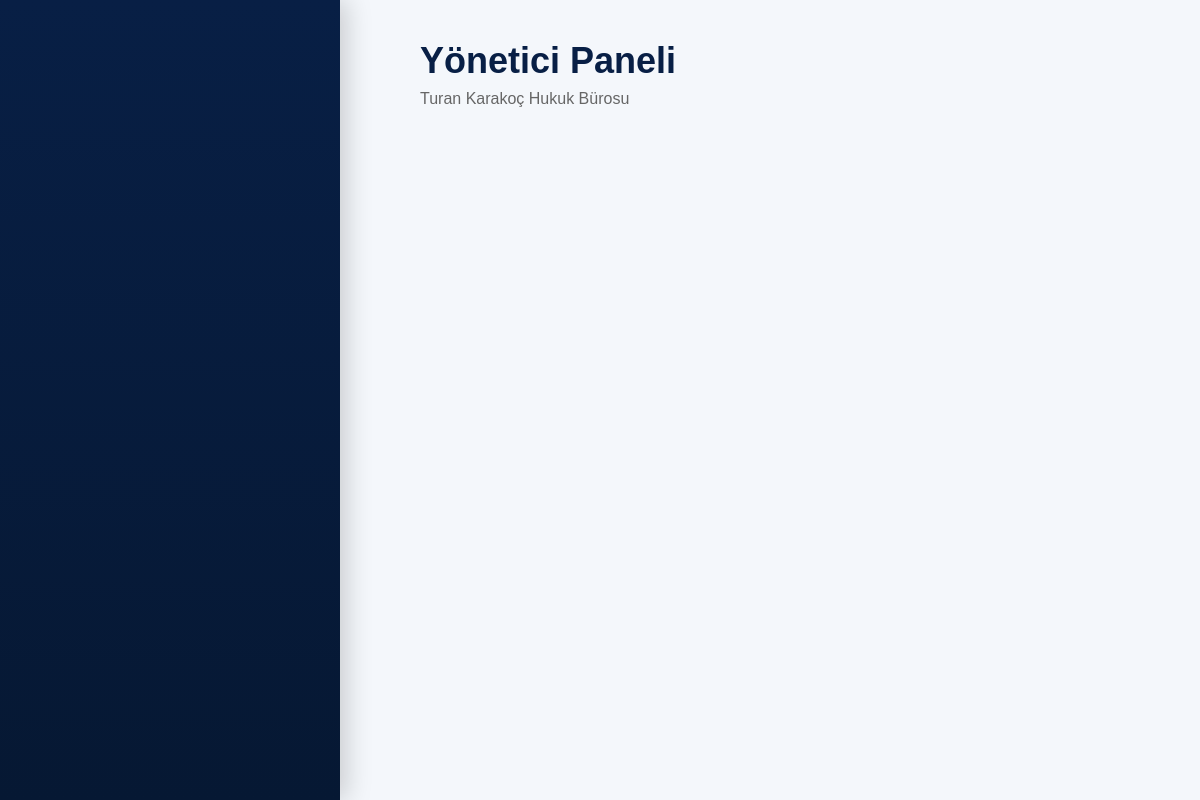
Before: /admin (signed in) with the older database file.
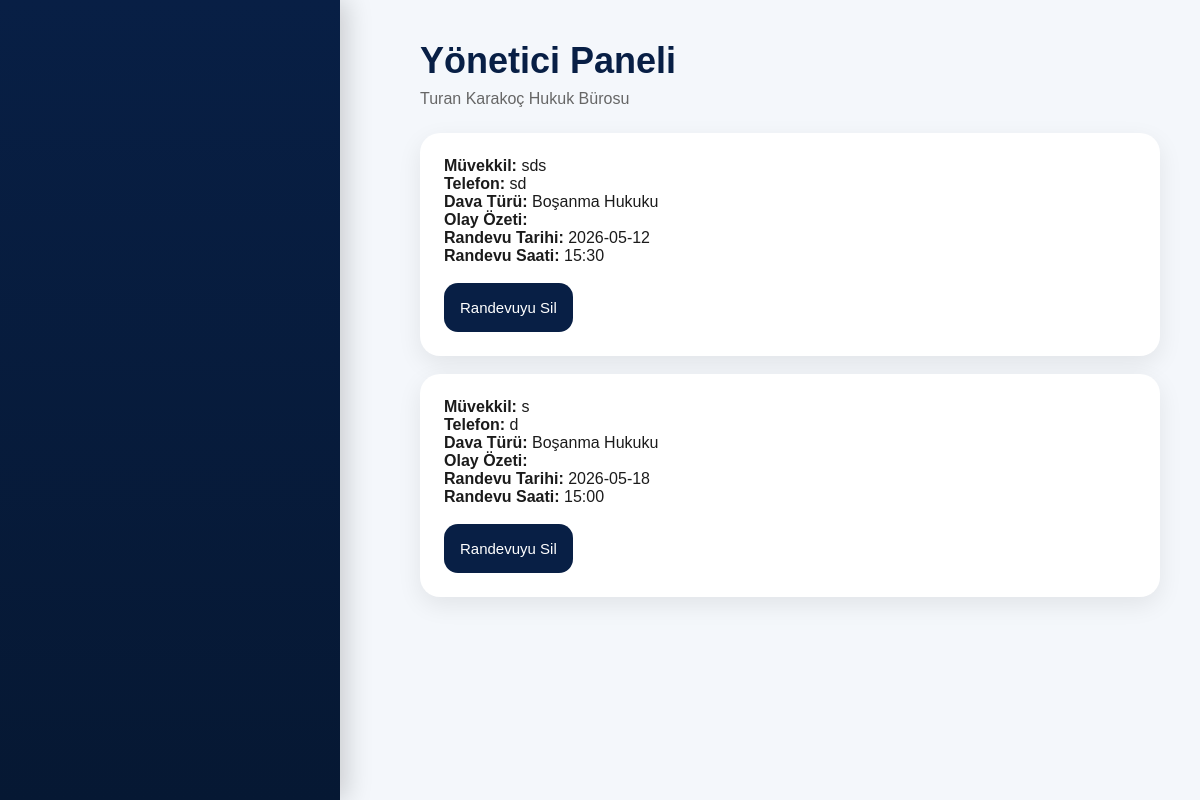
After: the same page with the newer database file.
### tables this page shows
CREATE TABLE appointments (
            id INTEGER PRIMARY KEY AUTOINCREMENT,
            name TEXT NOT NULL,
            phone TEXT NOT NULL,
            case_type TEXT NOT NULL,
            summary TEXT,
            date TEXT NOT NULL,
            time TEXT NOT NULL
        );

### app.py (the view)
@app.route("/admin")
def admin():
    if not session.get("admin"):
        return redirect("/login")
    conn = sqlite3.connect("appointments.db")
    cursor = conn.cursor()
    cursor.execute("SELECT * FROM appointments ORDER BY date, time")
    appointments = cursor.fetchall()
    conn.close()
    return render_template("admin.html", appointments=appointments)

### templates/admin.html (shortened to what this page needs)
<!DOCTYPE html>
<html lang="tr">
<head>
    <link rel="stylesheet" href="{{ url_for('static', filename='style.css') }}">
</head>
<body>
<div class="sidebar"></div>
<div class="container">
    <div class="header">
        <h1>Yönetici Paneli</h1>
        <p>Turan Karakoç Hukuk Bürosu</p>
    </div>
    {% for appt in appointments %}
        <div class="appointment">
            <div><strong>Müvekkil:</strong> {{ appt[1] }}</div>
            <div><strong>Telefon:</strong> {{ appt[2] }}</div>
            <div><strong>Dava Türü:</strong> {{ appt[3] }}</div>
            <div><strong>Olay Özeti:</strong> {{ appt[4] }}</div>
            <div><strong>Randevu Tarihi:</strong> {{ appt[5] }}</div>
            <div><strong>Randevu Saati:</strong> {{ appt[6] }}</div>
            <br>
            <a href="/delete/{{ appt[0] }}">
                <button>Randevuyu Sil</button>
            </a>
        </div>
    {% endfor %}
</div>
</body>
</html>

### static/style.css (style rules this page uses)
* { margin: 0; padding: 0; box-sizing: border-box; }
body { font-family: Arial, sans-serif; background: #f4f7fb; color: #1b1b1b; }
.sidebar { position: fixed; top: 0; left: 0; width: 340px; height: 100vh; background: linear-gradient(180deg, #081F45 0%, #061833 100%); padding: 35px 28px; display: flex; flex-direction: column; justify-content: space-between; box-shadow: 6px 0 25px rgba(0,0,0,0.18); }
.container { margin-left: 380px; padding: 40px; max-width: 1000px; }
.header { margin-bottom: 25px; }
.header h1 { color: #081F45; font-size: 36px; }
.header p { color: #666; margin-top: 8px; }
button { background: #081F45; color: white; border: none; padding: 16px; border-radius: 14px; font-size: 15px; cursor: pointer; }
.appointment { background: white; padding: 24px; border-radius: 20px; box-shadow: 0 8px 25px rgba(0,0,0,0.08); margin-bottom: 18px; }

Changed rows visible on the page:
added appointments: name "sds", phone "sd", case_type "Boşanma Hukuku", date "2026-05-12", time "15:30"
added appointments: name "s", phone "d", case_type "Boşanma Hukuku", date "2026-05-18", time "15:00"
